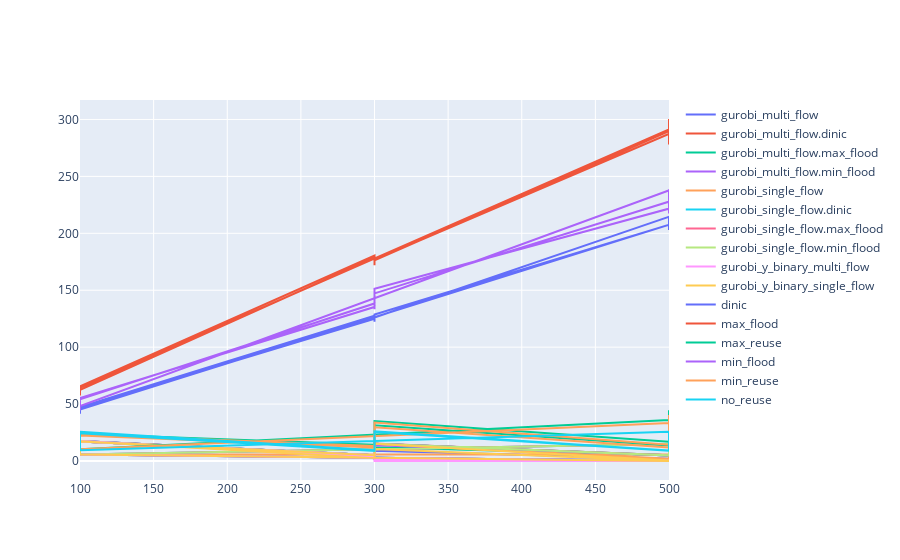

Notebook code for this chart:
### Code cell
qualidade = get_column('mean_lower_bound')

fig = go.Figure(data=[
    go.Scatter(x=qualidade['sensors'], y=qualidade[col], name=col)
    for col in cols_gurobi+cols_heur
])
fig.show()
